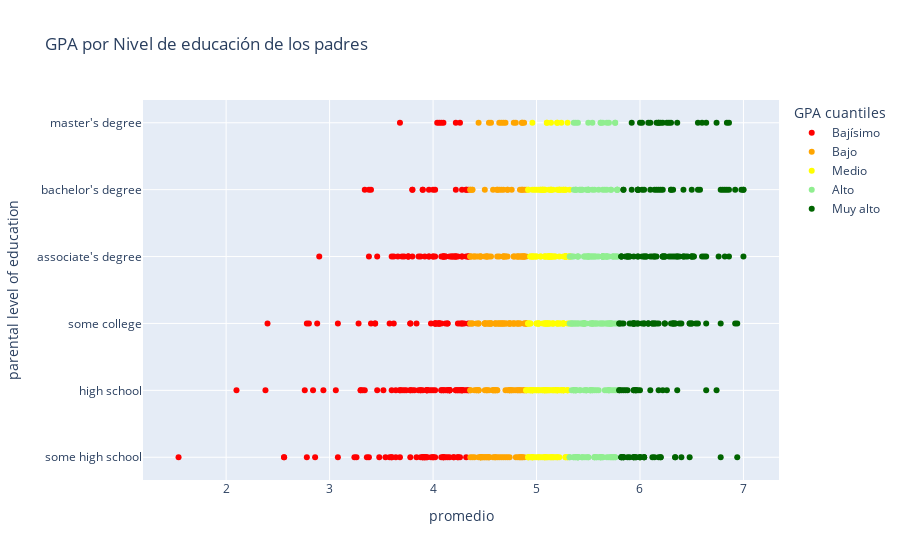

Notebook source saved alongside this figure:
### Markdown cell above
**Respuesta:**

### Code cell
# Código para quintiles 
# La variable que contenga los quintiles debe llamarse GPA cuantiles para que el gráfico funcione.
quintiles = [0, 0.2, 0.4, 0.6, 0.8, 1.0]

# Etiquetas para los quintiles
etiquetas = ['Bajísimo', 'Bajo', 'Medio', 'Alto', 'Muy alto']

# Crear una nueva columna con las categorías de quintiles en el DataFrame
df_grades['GPA cuantiles'] = pd.qcut(df_grades['promedio'], quintiles, labels=etiquetas)
# Código de gráfico 
fig = px.scatter(
    df_grades.sort_values(by="promedio"),
    x="promedio",
    y="parental level of education",
    hover_data=["gender"],
    color="GPA cuantiles",
    title="GPA por Nivel de educación de los padres",
    color_discrete_sequence=["red", "orange", "yellow", "lightgreen", "darkgreen"]
)

fig

### Figure 1 — Plotly figure (JSON) as saved in the notebook; plotly's stock layout.template omitted (floating-point values rounded to 4 significant figures; data arrays with more than 128 entries replaced by an {"elided": "..."} marker saying what was removed)
{"data": [{"customdata": {"elided": "205x1 str values"}, "hovertemplate": "GPA cuantiles=Bajísimo<br>promedio=%{x}<br>parental level of education=%{y}<br>gender=%{customdata[0]}<extra></extra>", "legendgroup": "Bajísimo", "marker": {"color": "red", "symbol": "circle"}, "mode": "markers", "name": "Bajísimo", "orientation": "h", "showlegend": true, "type": "scatter", "x": {"elided": "205 float values"}, "xaxis": "x", "y": {"elided": "205 str values"}, "yaxis": "y"}, {"customdata": {"elided": "201x1 str values"}, "hovertemplate": "GPA cuantiles=Bajo<br>promedio=%{x}<br>parental level of education=%{y}<br>gender=%{customdata[0]}<extra></extra>", "legendgroup": "Bajo", "marker": {"color": "orange", "symbol": "circle"}, "mode": "markers", "name": "Bajo", "orientation": "h", "showlegend": true, "type": "scatter", "x": {"elided": "201 float values"}, "xaxis": "x", "y": {"elided": "201 str values"}, "yaxis": "y"}, {"customdata": {"elided": "196x1 str values"}, "hovertemplate": "GPA cuantiles=Medio<br>promedio=%{x}<br>parental level of education=%{y}<br>gender=%{customdata[0]}<extra></extra>", "legendgroup": "Medio", "marker": {"color": "yellow", "symbol": "circle"}, "mode": "markers", "name": "Medio", "orientation": "h", "showlegend": true, "type": "scatter", "x": {"elided": "196 float values"}, "xaxis": "x", "y": {"elided": "196 str values"}, "yaxis": "y"}, {"customdata": {"elided": "200x1 str values"}, "hovertemplate": "GPA cuantiles=Alto<br>promedio=%{x}<br>parental level of education=%{y}<br>gender=%{customdata[0]}<extra></extra>", "legendgroup": "Alto", "marker": {"color": "lightgreen", "symbol": "circle"}, "mode": "markers", "name": "Alto", "orientation": "h", "showlegend": true, "type": "scatter", "x": {"elided": "200 float values"}, "xaxis": "x", "y": {"elided": "200 str values"}, "yaxis": "y"}, {"customdata": {"elided": "198x1 str values"}, "hovertemplate": "GPA cuantiles=Muy alto<br>promedio=%{x}<br>parental level of education=%{y}<br>gender=%{customdata[0]}<extra></extra>", "legendgroup": "Muy alto", "marker": {"color": "darkgreen", "symbol": "circle"}, "mode": "markers", "name": "Muy alto", "orientation": "h", "showlegend": true, "type": "scatter", "x": {"elided": "198 float values"}, "xaxis": "x", "y": {"elided": "198 str values"}, "yaxis": "y"}], "layout": {"legend": {"title": {"text": "GPA cuantiles"}, "tracegroupgap": 0}, "title": {"text": "GPA por Nivel de educación de los padres"}, "xaxis": {"anchor": "y", "domain": [0, 1], "title": {"text": "promedio"}}, "yaxis": {"anchor": "x", "domain": [0, 1], "title": {"text": "parental level of education"}}}}
